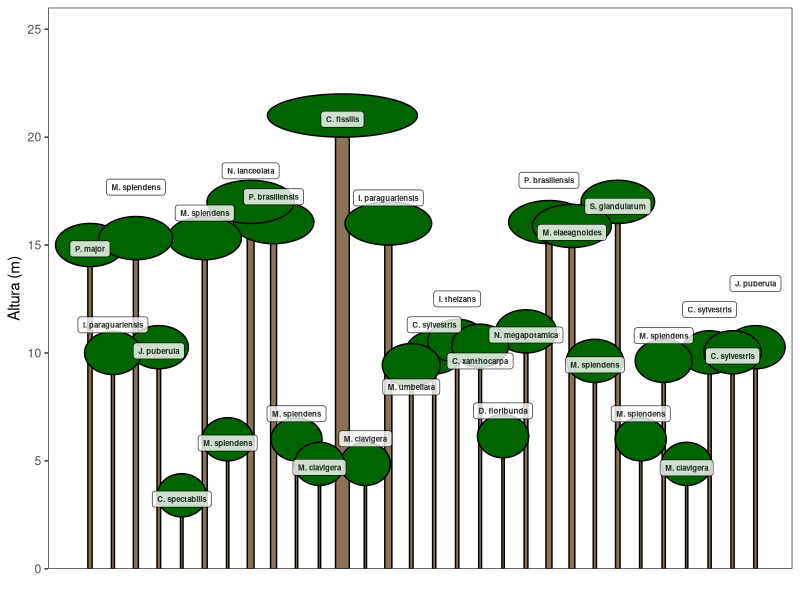
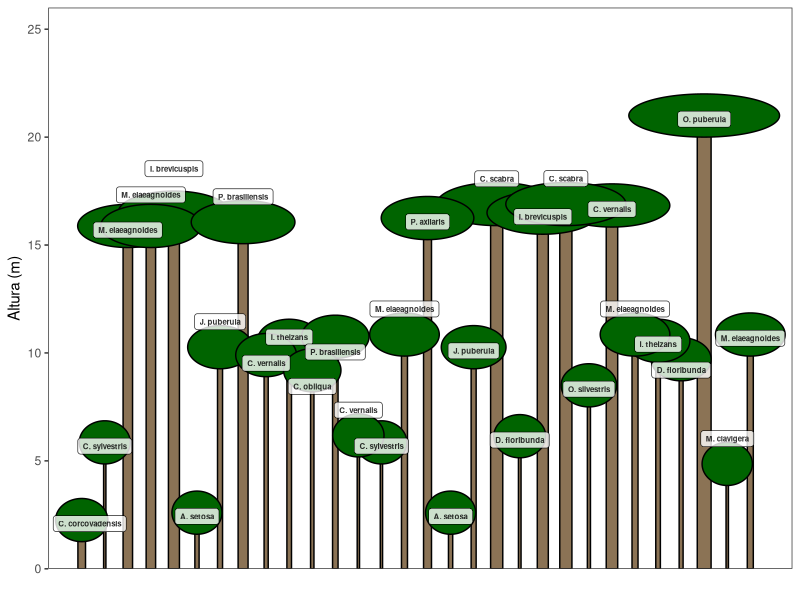
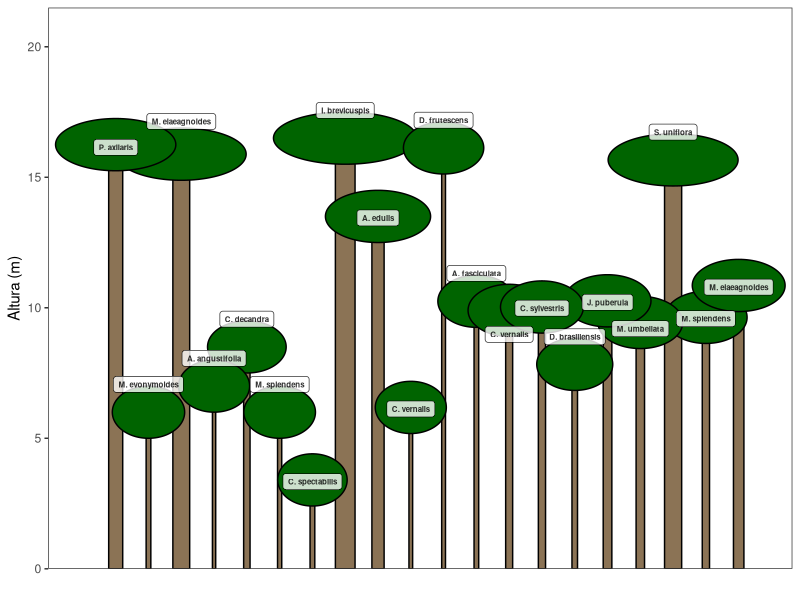

Here is the R script that generated these plots, in order:
## ---- chunk 1
# Importar base de dados
dados <- readxl::read_excel("dados_levantamento_fitossociologico.xlsx")
head(dados)
## ---- chunk 2
perfil_esquematico <- function(narv){
# Carregar pacote de manipulação de dados
library(dplyr)

# Obter altura média para cada espécie em cada estrato vertical
dados_perfil <- dados %>% group_by(`Estrato vertical`,Gen_esp_abv) %>% summarise(mean(H)) %>%
# Renamoear colunas
rename('estrato'=1, 'especie'=2,'h.med'=3) %>%
ungroup() %>%
# Obter DAP médio para cada espécie em cada estrato vertical
mutate(dap= group_by(dados, `Estrato vertical`, Gen_esp_abv) %>% summarise(dap=mean(DAP)) %>% pull(dap)) %>%
# Obter abundância para cada espécie em cada estrato vertical
mutate(ab= group_by(dados, `Estrato vertical`, Gen_esp_abv) %>% summarise(ab=n()) %>% pull(ab))
# Separar dados por estrato
emergente <- dados_perfil %>% filter(estrato == 'Emergente')
subbosque <- dados_perfil %>% filter(estrato == 'Sub-bosque')
superior <- dados_perfil %>% filter(estrato == 'Superior')
intermediario <- dados_perfil %>% filter(estrato == 'Intermediário')

# Contar árvores por estrato
narv_estrato <- round(table(dados$`Estrato vertical`)/sum(table(dados$`Estrato vertical`))*narv,0)
# Corrigir diferença, se existente, entre o argumento `narv` e o número de árvres sorteadas
if(sum(narv_estrato)!=narv){
narv_estrato[which(narv_estrato==max(narv_estrato))] <- narv_estrato[which(narv_estrato==max(narv_estrato))]+1
}
# Probabilidade de ocorrência das espécies em cada estrato
emergente$prob <- emergente$ab/sum(emergente$ab)
subbosque$prob <- subbosque$ab/sum(subbosque$ab)
superior$prob <- superior$ab/sum(superior$ab)
intermediario$prob <- intermediario$ab/sum(intermediario$ab)
# Sortear árvores por estrato
sample_eme <- tryCatch({sample(1:nrow(emergente), narv_estrato[1], replace = TRUE, emergente$prob)},
error = function (e) {0}
)
sample_int <- tryCatch({
sample(1:nrow(intermediario), narv_estrato[2], replace = TRUE, intermediario$prob)},
error = function (e) {0}
)
sample_sub <- tryCatch({
sample_sub <- sample(1:nrow(subbosque), narv_estrato[3], replace = TRUE, subbosque$prob)},
error = function (e) {0}
)
sample_sup <- tryCatch({
sample(1:nrow(superior), narv_estrato[4], replace = TRUE, superior$prob)},
error = function (e) {0}
)
sample_eme <- emergente[sample_eme,]
sample_int <- intermediario[sample_int,]
sample_sub <- subbosque[sample_sub,]
sample_sup <- superior[sample_sup,]
# Unir estratos da floresta simulada
sample <- bind_rows(sample_eme,sample_int,sample_sub,sample_sup) %>%
mutate(dap01=(dap-min(dap))/(max(dap)-min(dap))*(.6-.1)+.1,
id = sample(1:narv,narv))
id_sp <- unique(sample$especie)
sample$id_sp <- match(sample$especie,id_sp)
# Carregar pacotes necessários
library(ggplot2)
library(ggforce)
library(ggrepel)
# Plotar floresta
perfil <- ggplot(sample)+
geom_bar(aes(x=id,y=h.med, width=dap01),stat = 'identity', color = 'black', fill = 'burlywood4')+
geom_ellipse(aes(x0=id, y0=h.med,
a=1+3*dap01*h.med/(1/narv*500), #função genérica de diâmetro de copa
b=1,angle=0), fill = 'darkgreen')+
geom_label_repel(aes(x=id,y=h.med+.5,label=especie), direction = 'y', fontface = 'bold', size = 2, alpha=.8, segment.alpha = 0)+
scale_x_continuous(breaks = 1:narv, expand = c(.01,0))+
scale_y_continuous(expand=c(0,0), limits = c(0,max(sample$h.med)+5))+
xlab('')+
ylab('Altura (m)')+
theme_bw()+
theme(panel.grid = element_blank(),
axis.text.x = element_blank(),
axis.ticks.x = element_blank())
return(perfil)
}
## ---- chunk 3
# Número de árvores a serem representadas plotar
quantidade_de_arvores <- 30
# Executar função
perfil_esquematico(quantidade_de_arvores)
## ---- chunk 4
# Executar função
perfil_esquematico(quantidade_de_arvores)
## ---- chunk 5
# Executar função
perfil_esquematico(20)
